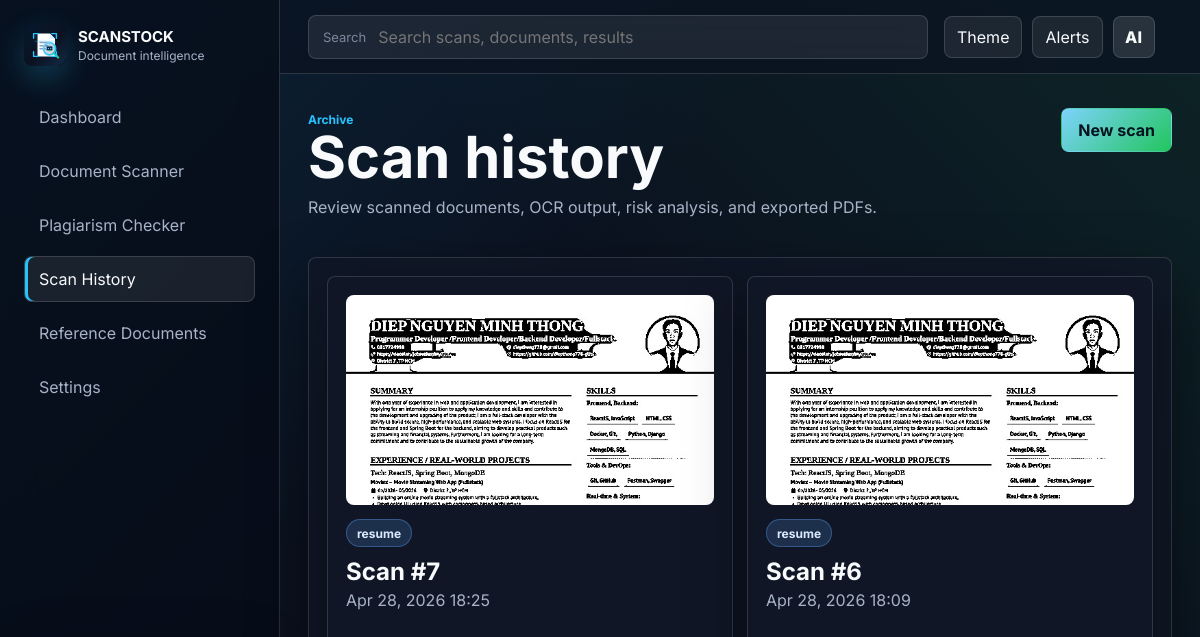
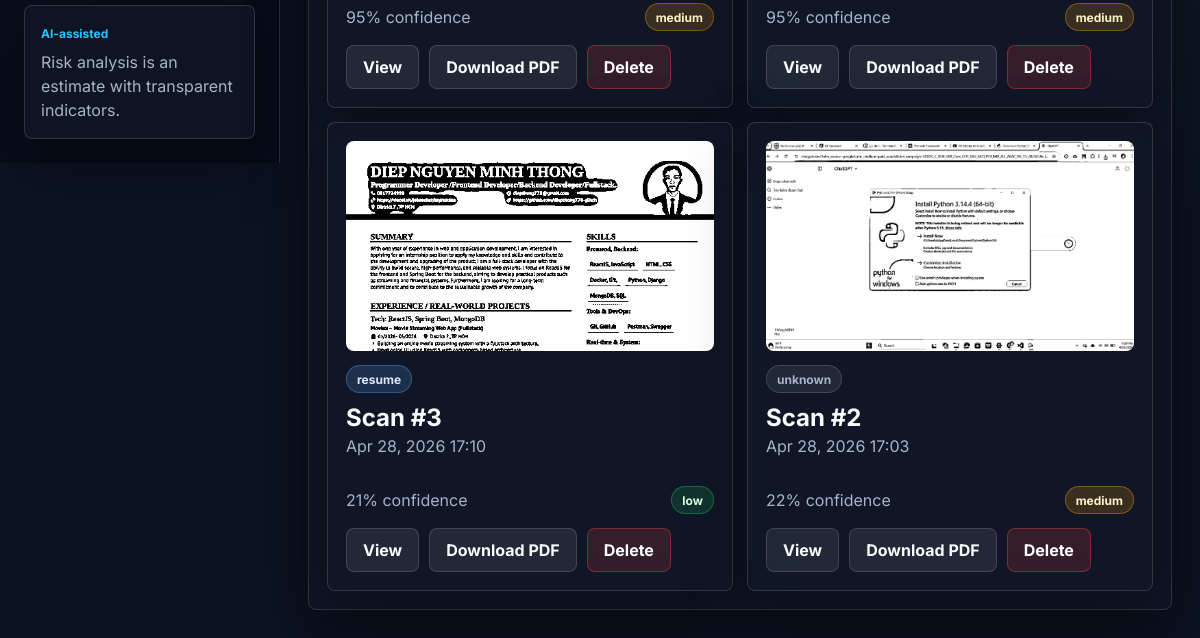
Before: /history/ with the older database file (2 pictures, top to bottom).
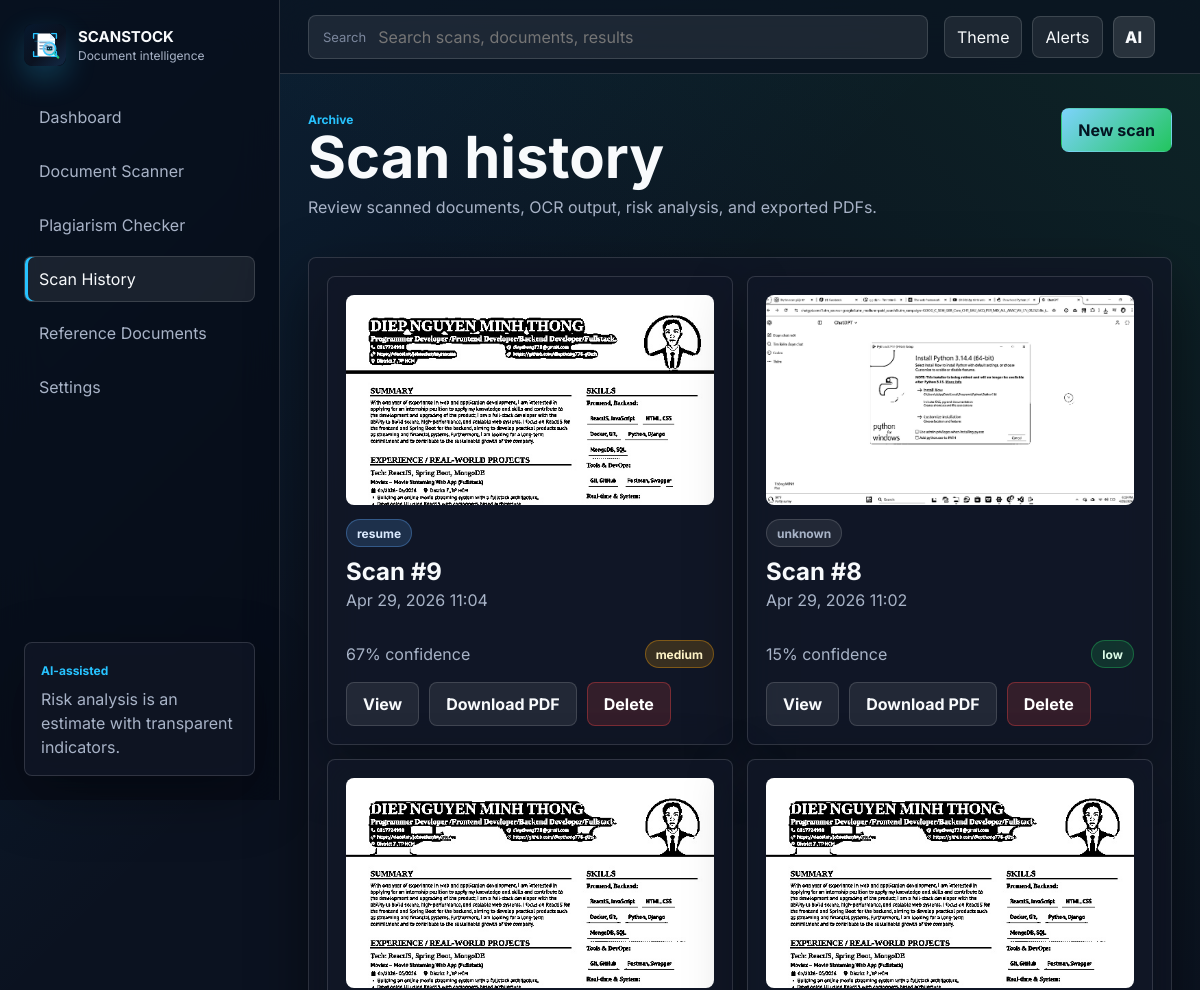
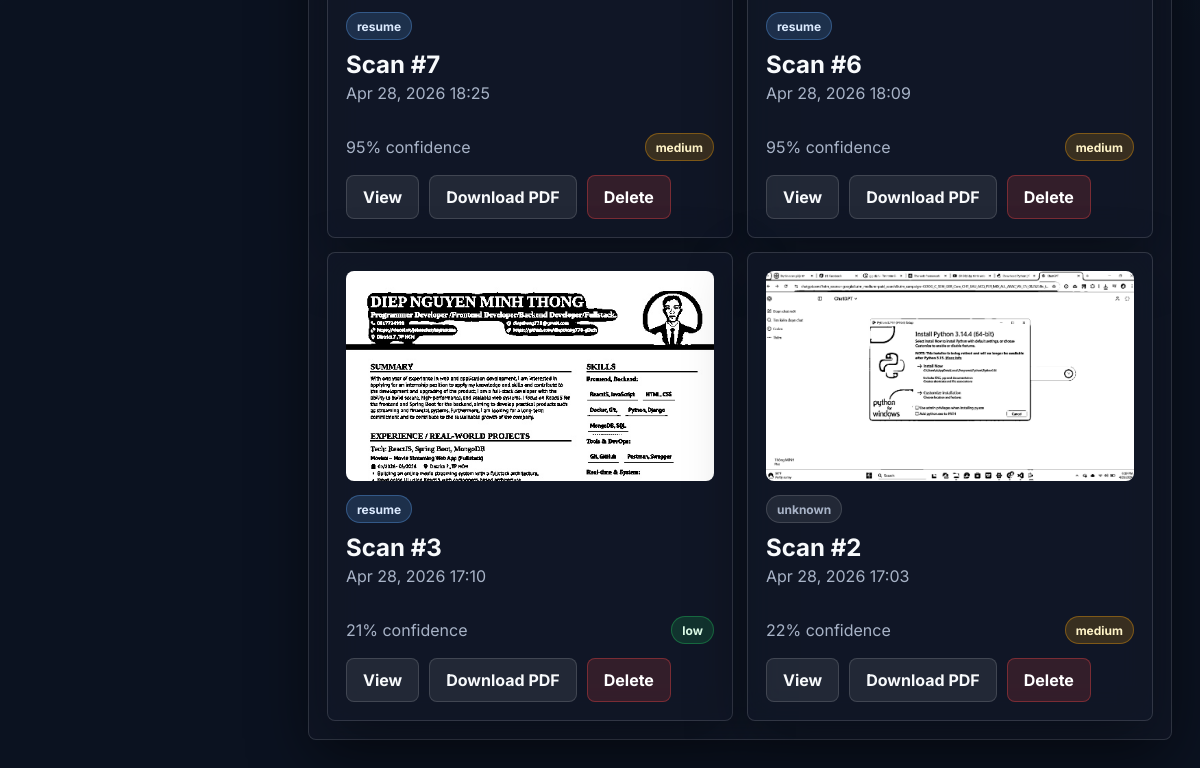
After: the same page with the newer database file (2 pictures, top to bottom).
### scanner/models.py (models this page shows, shortened)
class ScanJob(models.Model):
    class Status(models.TextChoices):
        PENDING = "pending", "Pending"
        DONE = "done", "Done"
        FAILED = "failed", "Failed"
    class RiskLevel(models.TextChoices):
        LOW = "low", "Low"
        MEDIUM = "medium", "Medium"
        HIGH = "high", "High"
        UNKNOWN = "unknown", "Unknown"
    DOCUMENT_STATUS = [
        ("pending", "Pending"),
        ("done", "Done"),
        ("failed", "Failed"),
    ]
    original_image = models.ImageField(upload_to="scanner/originals/")
    scanned_image = models.ImageField(upload_to="scanner/results/", null=True, blank=True)
    pdf_file = models.FileField(upload_to="scanner/pdfs/", null=True, blank=True)
    ocr_text = models.TextField(blank=True)
    document_type = models.CharField(max_length=100, blank=True)
    document_confidence = models.FloatField(default=0)
    fake_risk_score = models.FloatField(default=0)
    fake_risk_level = models.CharField(max_length=50, blank=True)
    fake_reasons = models.JSONField(default=list, blank=True)
    quality_info = models.JSONField(default=dict, blank=True)
    boundary_info = models.JSONField(default=dict, blank=True)
    ocr_info = models.JSONField(default=dict, blank=True)
    classification_info = models.JSONField(default=dict, blank=True)
    manual_review_recommended = models.BooleanField(default=False)
    status = models.CharField(max_length=20, choices=Status.choices, default=Status.PENDING)
    error_message = models.TextField(blank=True)
    created_at = models.DateTimeField(auto_now_add=True)
    updated_at = models.DateTimeField(auto_now=True)

### scanstock/views.py (the view)
# urls.py: path("history/", views.history_page, name="history"),
def history_page(request):
    scans = ScanJob.objects.order_by("-created_at")
    return render(request, "history.html", {"scans": scans})

### templates/history.html (shortened to what this page needs)
{% extends "base.html" %}
{% block content %}
<div class="page-heading">
  <div>
    <span class="eyebrow">Archive</span>
    <h1>Scan history</h1>
    <p>Review scanned documents, OCR output, risk analysis, and exported PDFs.</p>
  </div>
  <a class="btn btn-primary" href="{% url 'scanner-page' %}">New scan</a>
</div>
<section class="panel">
  <div class="history-grid">
    {% for scan in scans %}
    <article class="history-card"
      data-detail
      data-original="{% if scan.original_image %}{{ scan.original_image.url }}{% endif %}"
      data-scanned="{% if scan.scanned_image %}{{ scan.scanned_image.url }}{% endif %}"
      data-pdf="{% if scan.pdf_file %}{{ scan.pdf_file.url }}{% endif %}"
      data-ocr="{{ scan.ocr_text|escapejs }}"
      data-type="{{ scan.document_type|default:'unknown' }}"
      data-confidence="{% widthratio scan.document_confidence 1 100 %}%"
      data-risk="{{ scan.fake_risk_level|default:'unknown' }}"
      data-score="{{ scan.fake_risk_score|floatformat:1 }}"
      data-reasons="{{ scan.fake_reasons|join:' | '|escapejs }}">
      <div class="history-thumb">
        {% if scan.scanned_image %}
        <img src="{{ scan.scanned_image.url }}" alt="Scanned document thumbnail">
        {% else %}
        <span>No preview</span>
        {% endif %}
      </div>
      <div class="history-meta">
        <span class="badge {% if scan.document_type == 'unknown' or not scan.document_type %}badge-muted{% else %}badge-info{% endif %}">{{ scan.document_type|default:"unknown" }}</span>
        <h2>Scan #{{ scan.id }}</h2>
        <p>{{ scan.created_at|date:"M d, Y H:i" }}</p>
      </div>
      <div class="history-footer">
        <span>{% widthratio scan.document_confidence 1 100 %}% confidence</span>
        <span class="badge risk-{{ scan.fake_risk_level|default:'unknown' }}">{{ scan.fake_risk_level|default:"unknown" }}</span>
      </div>
      <div class="button-row">
        <button class="btn btn-secondary" type="button" data-open-detail>View</button>
        {% if scan.pdf_file %}<a class="btn btn-secondary" href="{{ scan.pdf_file.url }}" download>Download PDF</a>{% endif %}
        <form method="post" action="{% url 'delete-scan-job' scan.id %}">
          <button class="btn btn-danger" type="submit">Delete</button>
        </form>
      </div>
    </article>
    {% empty %}
    <div class="empty-state tall">
      <h2>No scan history yet</h2>
      <p>Your scanned documents will appear here after using the scanner.</p>
      <a class="btn btn-primary" href="{% url 'scanner-page' %}">Start scanning</a>
    </div>
    {% endfor %}
  </div>
</section>
{% endblock %}

### templates/base.html (shortened to what this page needs)
{% load static %}
<!doctype html>
<html lang="en" data-theme="dark">
<head>
  <link rel="stylesheet" href="{% static 'css/scanstock.css' %}">
</head>
<body class="{% block body_class %}app-body{% endblock %}">
  {% block layout %}
  <div class="app-shell">
    <aside class="sidebar" id="sidebar">
      <a class="brand-mark" href="{% url 'dashboard' %}" aria-label="SCANSTOCK dashboard">
        <img class="brand-icon-img" src="{% static 'img/scanstock-logo.svg' %}" alt="" aria-hidden="true">
        <span>
          <strong>SCANSTOCK</strong>
          <small>Document intelligence</small>
        </span>
      </a>
      <nav class="sidebar-nav" aria-label="Primary">
        <a href="{% url 'dashboard' %}" class="{% if request.resolver_match.url_name == 'dashboard' %}active{% endif %}"><span>Dashboard</span></a>
        <a href="{% url 'scanner-page' %}" class="{% if request.resolver_match.url_name == 'scanner-page' %}active{% endif %}"><span>Document Scanner</span></a>
        <a href="{% url 'plagiarism-page' %}" class="{% if request.resolver_match.url_name == 'plagiarism-page' %}active{% endif %}"><span>Plagiarism Checker</span></a>
        <a href="{% url 'history' %}" class="{% if request.resolver_match.url_name == 'history' %}active{% endif %}"><span>Scan History</span></a>
        <a href="{% url 'reference-documents' %}" class="{% if request.resolver_match.url_name == 'reference-documents' %}active{% endif %}"><span>Reference Documents</span></a>
        <a href="#settings" data-placeholder="Settings are planned for a later release."><span>Settings</span></a>
      </nav>
      <div class="sidebar-card">
        <span class="mini-label">AI-assisted</span>
        <p>Risk analysis is an estimate with transparent indicators.</p>
      </div>
    </aside>
    <main class="main-panel">
      <header class="topbar">
        <div class="search-box">
          <span>Search</span>
          <input type="search" placeholder="Search scans, documents, results">
        </div>
        <div class="topbar-actions">
          <button class="icon-button" data-theme-toggle aria-label="Toggle theme">Theme</button>
          <button class="icon-button" aria-label="Notifications">Alerts</button>
          <div class="avatar" aria-label="User avatar">AI</div>
        </div>
      </header>
      <section class="page-content">
        {% block content %}{% endblock %}
      </section>
    </main>
  </div>
  {% endblock %}
</body>
</html>

Changed rows visible on the page:
added ScanJob: scanned_image (picture), document_type "resume", id "9", created_at "Apr 29, 2026 11:04", document_confidence "67", fake_risk_level "medium"
added ScanJob: scanned_image (picture), document_type "unknown", id "8", created_at "Apr 29, 2026 11:02", document_confidence "15", fake_risk_level "low", fake_risk_score 0.25 (drawn)
